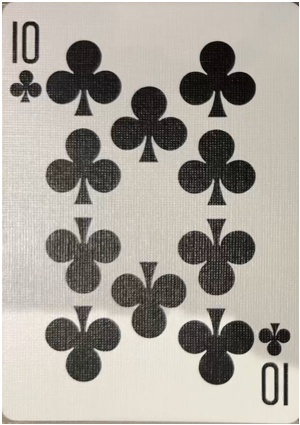
#> input picture samples/cards/10 of Clubs.jpg, 300 x 425 px, given in place of the camera
$ python OCR.py
#> lines starting #> are read from the running program, lines starting #| are printed output that depends on the picture
import cv2
import numpy as np
import pytesseract
from collections import Counter

# Flatten function
# [57 lines left out: functions flattener, extract_rank_using_ocr, not called in this run]

# Initialize webcam
cap = cv2.VideoCapture(0)

while True:
    ret, frame = cap.read()
#> frame is the input picture: shape (425, 300, 3); mean B, G, R 155.6, 163.9, 169.3
    if not ret:
        print("Failed to capture image.")
        break

    # Get frame dimensions
    height, width, _ = frame.shape
#> height = 425; width = 300

    # Define ROIs
    dealer_roi = frame[:height // 2, :]  # Top half
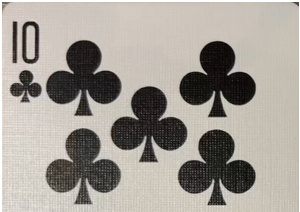
#> dealer_roi: shape (212, 300, 3); mean B, G, R 148.6, 156.2, 161.7
    player1_roi = frame[height // 2:, :width // 2]  # Bottom left
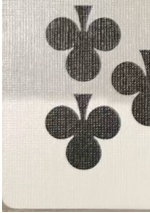
#> player1_roi: shape (213, 150, 3); mean B, G, R 170.5, 178.9, 184.5
    player2_roi = frame[height // 2:, width // 2:]  # Bottom right
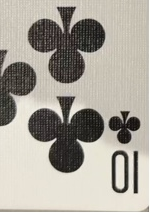
#> player2_roi: shape (213, 150, 3); mean B, G, R 154.7, 164.3, 169.2

    # Define a list of ROIs for processing
    rois = [
        ("Dealer", dealer_roi),
        ("Player 1", player1_roi),
        ("Player 2", player2_roi)
    ]

    # Wait for the 'p' key
    key = cv2.waitKey(1) & 0xFF
#> (key q is pressed here)
    if key == ord('p'):
        for name, roi in rois:
            gray_roi = cv2.cvtColor(roi, cv2.COLOR_BGR2GRAY)
            blurred_roi = cv2.GaussianBlur(gray_roi, (11, 11), 0)
            threshold_roi = cv2.adaptiveThreshold(blurred_roi, 255, cv2.ADAPTIVE_THRESH_GAUSSIAN_C, cv2.THRESH_BINARY_INV, 11, 2)
            kernel = np.ones((5, 5), np.uint8)
            morph_roi = cv2.morphologyEx(threshold_roi, cv2.MORPH_CLOSE, kernel)
            edges_roi = cv2.Canny(morph_roi, 50, 150)

            contours, _ = cv2.findContours(edges_roi, cv2.RETR_EXTERNAL, cv2.CHAIN_APPROX_SIMPLE)

            detected_ranks = []

            for contour in contours:
                area = cv2.contourArea(contour)

                if area > 1300:
                    epsilon = 0.02 * cv2.arcLength(contour, True)
                    approx = cv2.approxPolyDP(contour, epsilon, True)

                    if len(approx) == 4:  # Likely a card
                        x, y, w, h = cv2.boundingRect(contour)
                        warped_card = flattener(roi, approx, w, h)

                        # Extract rank region
                        corner_width = int(warped_card.shape[1] * 0.15)
                        corner_height = int(warped_card.shape[0] * 0.32)
                        rank_region = warped_card[:corner_height // 2, :corner_width]

                        # OCR for rank detection
                        detected_rank = extract_rank_using_ocr(rank_region)
                        if detected_rank:
                            detected_ranks.append(detected_rank)

                        # Display rank on the ROI
                        if detected_rank:
                            cv2.putText(roi, detected_rank, (x, y - 10), cv2.FONT_HERSHEY_SIMPLEX, 0.9, (0, 255, 0), 2)

            print(f"{name} Detected Ranks: {detected_ranks}")

    # Display ROIs
    cv2.imshow('Dealer ROI', dealer_roi)
    cv2.imshow('Player 1 ROI', player1_roi)
    cv2.imshow('Player 2 ROI', player2_roi)

    # Exit on pressing 'q'
    if cv2.waitKey(1) & 0xFF == ord('q'):
#> (key q is pressed here)
        break

# Release the capture and close windows
cap.release()
cv2.destroyAllWindows()

$ run again, on samples/cards/3 of Clubs.jpg
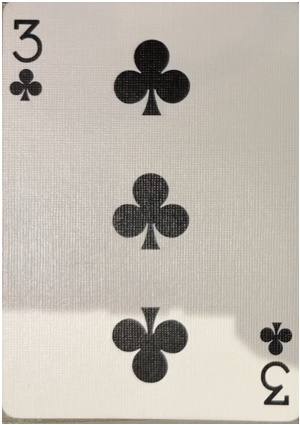
#> input picture samples/cards/3 of Clubs.jpg, 300 x 425 px, given in place of the camera
#> frame is the input picture: shape (425, 300, 3); mean B, G, R 176.4, 185.7, 192.1
#> `dealer_roi = frame[:height // 2, :]`:
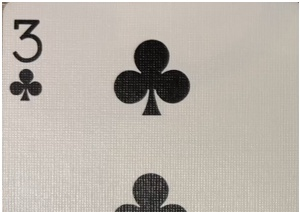
#> dealer_roi: shape (212, 300, 3); mean B, G, R 170.4, 178.8, 185.7
#> `player2_roi = frame[height // 2:, width // 2:]`:
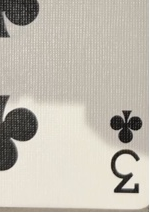
#> player2_roi: shape (213, 150, 3); mean B, G, R 176.7, 187.5, 193

$ run again, on samples/cards/4 of Clubs.jpg
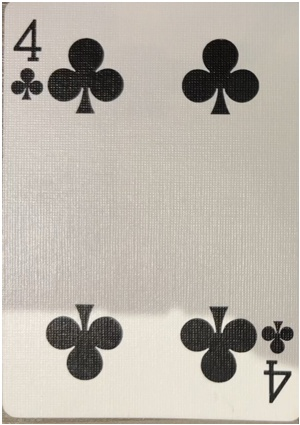
#> input picture samples/cards/4 of Clubs.jpg, 300 x 425 px, given in place of the camera
#> frame is the input picture: shape (425, 300, 3); mean B, G, R 171, 180.3, 186.6
#> `dealer_roi = frame[:height // 2, :]`:
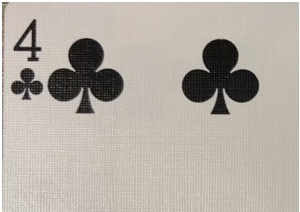
#> dealer_roi: shape (212, 300, 3); mean B, G, R 165.2, 173.9, 180.4
#> `player2_roi = frame[height // 2:, width // 2:]`:
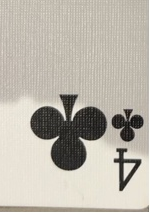
#> player2_roi: shape (213, 150, 3); mean B, G, R 171.1, 181.7, 187.2
